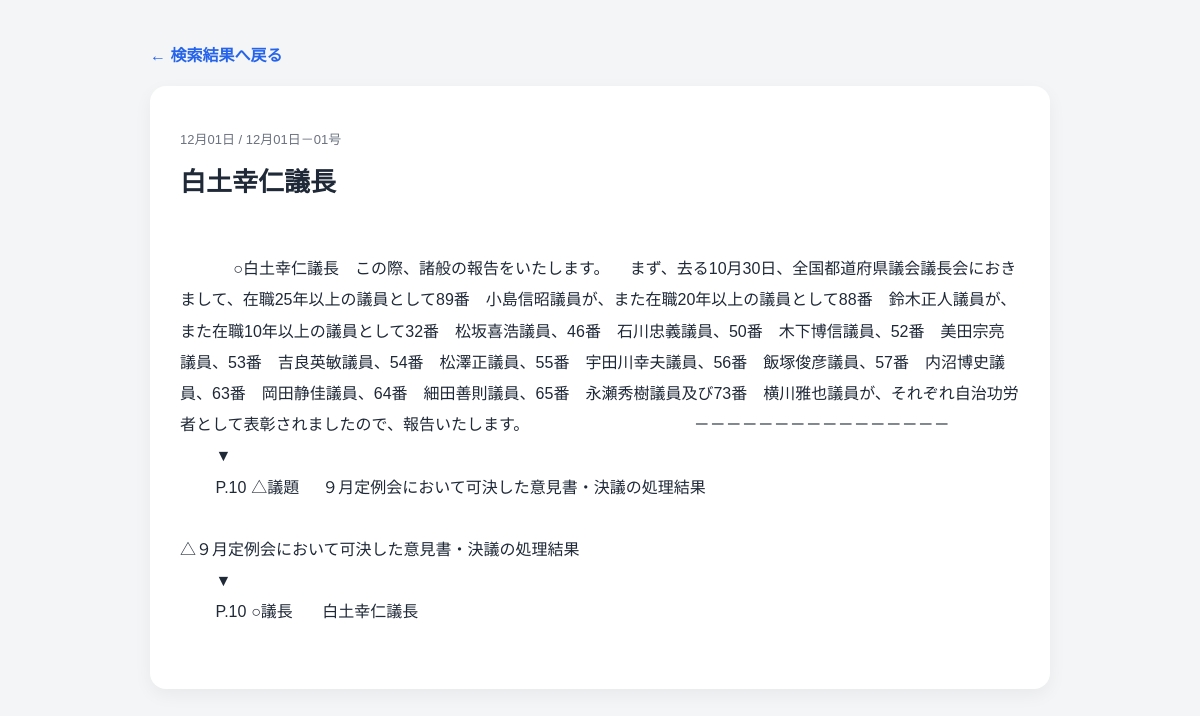
Screenshot of /speech/2 with the database file from the repository.
### tables this page shows
CREATE TABLE meetings (
            id INTEGER PRIMARY KEY AUTOINCREMENT,
            meeting_name TEXT,
            meeting_date TEXT,
            source_url TEXT,
            session_name TEXT,
            official_pdf_url TEXT,
            vote_result_url TEXT
        );

CREATE TABLE speeches (
            id INTEGER PRIMARY KEY AUTOINCREMENT,
            meeting_id INTEGER,
            speaker_name TEXT,
            speech_text TEXT,
            topic_title TEXT,
            transcript_url TEXT
        );

### app.py (the view)
@app.route("/speech/<int:speech_id>")
def speech_detail(speech_id):
    keyword = request.args.get(
        "q",
        ""
    ).strip()
    news_query = THEME_NEWS_QUERIES.get(
        keyword,
        f"埼玉 {keyword}" if keyword else "埼玉 県議会"
    )
    conn = get_db_connection()
    row = conn.execute("""
        SELECT
            speeches.id,
            speeches.speaker_name,
            speeches.speech_text,
            meetings.meeting_name,
            meetings.meeting_date
        FROM speeches
        LEFT JOIN meetings
            ON speeches.meeting_id = meetings.id
        WHERE speeches.id = ?
    """, (speech_id,)).fetchone()
    conn.close()
    if row is None:
        return "Not Found", 404
    words = keyword.split() if keyword else []
    highlighted_body = highlight_words(
        row["speech_text"],
        words
    )
    return render_template(
        "speech.html",
        row=row,
        highlighted_body=highlighted_body,
        keyword=keyword,
        news_query=news_query,
    )

### app.py (called while the page is built)
def get_db_connection():
    conn = sqlite3.connect(DB_PATH)
    conn.row_factory = sqlite3.Row
    return conn

def highlight_words(text, words):
    if not text:
        return ""
    for word in words:
        if word:
            text = text.replace(
                word,
                f"<mark>{word}</mark>"
            )
    return text

### templates/speech.html (shortened to what this page needs)
<!DOCTYPE html>
<html lang="ja">
<head>
    <link rel="stylesheet" href="/static/style.css">
</head>
<body>
<main class="detail-container">
    <a class="back-link" href="/?q={{ keyword }}#results">
        ← 検索結果へ戻る
    </a>
    <article class="speech-detail-card">
        <p class="meta">
            {{ row["meeting_date"] }} / {{ row["meeting_name"] }}
        </p>
        <h1 class="detail-speaker">
            {{ row["speaker_name"] }}
        </h1>
        <div class="speech-body">
            {{ highlighted_body|safe }}
        </div>
    </article>
</main>
</body>
</html>

### static/style.css (style rules this page uses)
body { margin: 0; font-family: "Yu Gothic", "Meiryo", sans-serif; background: #f3f5f7; color: #1f2937; }
html { overflow-y: scroll; }
a { text-decoration: none; color: inherit; }
h1 { margin: 8px 0; font-size: 36px; }
.side-card, .panel, .topic-card, .result-card, .speech-detail-card { background: white; border-radius: 16px; box-shadow: 0 6px 18px rgba(0,0,0,0.05); }
.meta { font-size: 13px; color: #6b7280; }
.detail-container { max-width: 900px; margin: 32px auto; padding: 0 20px; }
.back-link { display: inline-block; margin: 10px 0 20px; color: #2563eb; font-weight: bold; }
.speech-detail-card { padding: 30px; }
.detail-speaker { font-size: 26px; margin: 10px 0 24px; }
.speech-body { white-space: pre-wrap; font-size: 16px; line-height: 1.95; }

### rows the page displays
meetings: meeting_date "12月01日", meeting_name "12月01日－01号"
speeches: speaker_name "白土幸仁議長", speech_text "○白土幸仁議長 この際、諸般の報告をいたします。 まず、去る10月30日、全国都道府県議会議長会におきまして、在職25年以上の議員として89番 小島信昭議員が、また在職20年以上の議員として88番 鈴木正人議員が、また在職10年以上の議員として32番 松坂喜浩議員、46番 石川忠義議員、50番 木下博信議員、52番 美田宗亮議員、53番 吉良英敏議員、54番 松澤正議員、55番 宇田川幸夫議員、56番 飯塚俊彦議員、57番 内沼博史議員、63番 岡田静佳議員、64番 細田善則議員、65番 永瀬秀樹議員及び73番 横川雅也議員が、それぞれ自治功労者として表彰されましたので、報告いたします。 －－－－－－－－－－－－－－－－ ▼ P.10 △議題 ９月定例会において可決した意見書・決議の処理結果 △９月定例会において可決した意見書・決議の処理結果 ▼ P.10 ○議長 白土幸仁議長"
